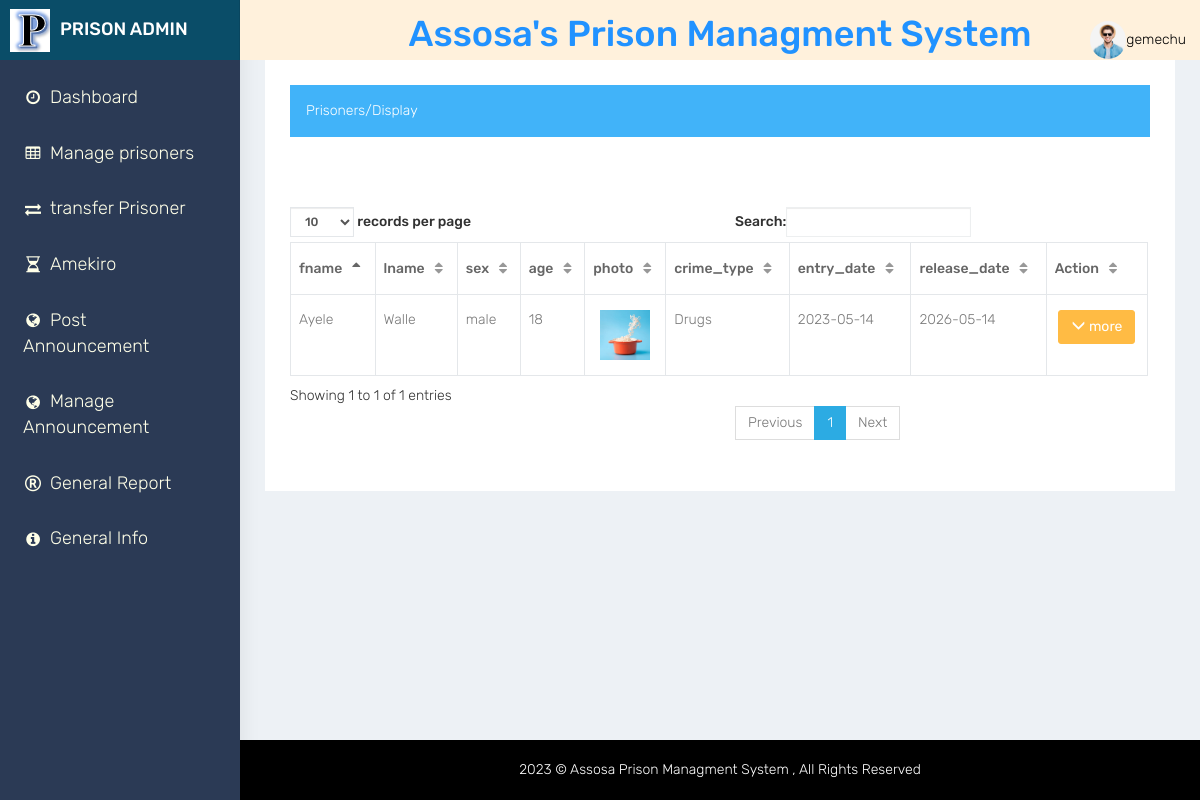
The page /Prison_Admin/display_prisoners.php (signed in) on the database its author committed.
### tables this page shows
CREATE TABLE `users` (
  `id` int(11) NOT NULL AUTO_INCREMENT,
  `serial_no` int(11) NOT NULL,
  `username` varchar(20) NOT NULL,
  `password` varchar(80) NOT NULL,
  `account_type` varchar(20) NOT NULL,
  `status` int(11) NOT NULL,
  PRIMARY KEY (`id`),
  KEY `serial_no` (`serial_no`),
  CONSTRAINT `users_ibfk_1` FOREIGN KEY (`serial_no`) REFERENCES `users_info` (`serial_no`)
);

CREATE TABLE `users_info` (
  `serial_no` int(11) NOT NULL AUTO_INCREMENT,
  `fname` varchar(20) NOT NULL,
  `lname` varchar(20) NOT NULL,
  `sex` varchar(10) NOT NULL,
  `age` date NOT NULL,
  `photo` text NOT NULL,
  `tele_no` varchar(15) NOT NULL,
  `email` varchar(35) NOT NULL,
  `reset_link_token` varchar(100) DEFAULT NULL,
  `exp_date` date DEFAULT NULL,
  PRIMARY KEY (`serial_no`)
);

CREATE TABLE `prisoner` (
  `pid` int(11) NOT NULL AUTO_INCREMENT,
  `address_id` int(11) NOT NULL,
  `room_name` varchar(20) NOT NULL,
  `fname` varchar(20) NOT NULL,
  `lname` varchar(20) NOT NULL,
  `sex` varchar(20) NOT NULL,
  `age` date NOT NULL,
  `crime_type` varchar(25) NOT NULL,
  `prisoner_type` varchar(25) NOT NULL,
  `photo` text NOT NULL,
  `entry_date` date NOT NULL,
  `release_date` date NOT NULL,
  `crime_status` varchar(10) NOT NULL,
  `amekiro_gain` varchar(20) NOT NULL,
  `status` varchar(15) NOT NULL,
  `prop_status` varchar(20) NOT NULL,
  PRIMARY KEY (`pid`),
  KEY `prisoner_ibfk_1` (`address_id`),
  CONSTRAINT `prisoner_ibfk_1` FOREIGN KEY (`address_id`) REFERENCES `address` (`address_id`) ON DELETE CASCADE ON UPDATE CASCADE
);

### Prison_Admin/session.php (called while the page is built, shortened)
<?php
include '../db/connection.php';
$user_check = $_SESSION['username'];
$query = "SELECT username,photo from users_info JOIN users on users_info.serial_no=users.serial_no  where username = '$user_check'";
$ses_sql = mysqli_query($con, $query);
$row = mysqli_fetch_assoc($ses_sql);
$login_session = $row['username'];
$photo_session = $row['photo'];
?>

### Prison_Admin/display_prisoners.php (the view, shortened to what this page needs)
<?php
include '../db/connection.php';
include('session.php');
?>
<!DOCTYPE html>
<html lang="en">
<head>
    <link href="bootstrap/dist/css/bootstrap.min.css" rel="stylesheet">
    <link href="plugins/bower_components/sidebar-nav/dist/sidebar-nav.min.css" rel="stylesheet">
    <link href="css/animate.css" rel="stylesheet">
    <link href="css/style.css" rel="stylesheet">
    <link href="css/colors/default.css" id="theme" rel="stylesheet">
</head>
<body class="fix-header">
    <div id="wrapper">
        <nav class="navbar navbar-default navbar-static-top m-b-0">
            <div class="navbar-header" style="background: #FFF1DC; ">
                <div class="top-left-part" style="background: #0A4D68;">
                    <a class="logo" href="index.php">
                        <b>
                        <img src="plugins/images/admin-logo.png" alt="home" class="dark-logo" /><img src="plugins/images/pr_admin_logooo.png" alt="home" class="light-logo" />
                     </b>
                        <span class="hidden-xs">
                        <b>Prison Admin</b>
                     </span> </a>
                </div>
                <div style="background: white; text-align: center; height: 0px; color: #2192FF;"><h1><b>Assosa's Prison Managment System</b></h1></div>
                <ul class="nav navbar-top-links navbar-right pull-right" style="height: 0px;">
                    <li class = "dropdown">
                    <a class="dropdown-toggle" data-toggle="dropdown" role="button" aria-haspopup="true" aria-expanded="false"><img src = "../upload/image//<?php echo ($photo_session)?>" alt="user-img" width="36" class="img-circle"><?php echo $login_session;?></a>
                    </li>
                </ul>
            </div>
        </nav>
        <div class="navbar-default sidebar" role="navigation">
            <div class="sidebar-nav slimscrollsidebar">
                <div class="sidebar-head">
                    <h3><span class="fa-fw open-close"><i class="ti-close ti-menu"></i></span> <span class="hide-menu">Navigation</span></h3>
                </div>
                <ul class="nav" id="side-menu">
                    <li style="padding: 70px 0 0;">
                        <a href="index.php" class="waves-effect"><i class="fa fa-clock-o fa-fw" aria-hidden="true"></i>Dashboard</a>
                    </li>
                    <li>
                        <a href="basic-table.php" class="waves-effect"><i class="fa fa-table fa-fw" aria-hidden="true"></i>Manage prisoners</a>
                    </li>
                    <li>
                        <a href="transfer_prisoner.php" class="waves-effect"><i class="fa fa-exchange fa-fw" aria-hidden="true"></i>transfer Prisoner</a>
                    </li>
                    <li>
                        <a href="amekiro.php" class="waves-effect"><i class="fa fa-hourglass-half fa-fw" aria-hidden="true"></i>Amekiro</a>
                    </li>
                    <li>
                        <a href="blank.php" class="waves-effect"><i class="fa fa-globe fa-fw" aria-hidden="true"></i>Post Announcement </a>
                    </li>
                    <li>
                        <a href="view_post.php" class="waves-effect"><i class="fa fa-globe fa-fw" aria-hidden="true"></i>Manage Announcement </a>
                    </li>
                    <li>
                        <a href="General_report.php" class="waves-effect"><i class="fa fa-registered fa-fw" aria-hidden="true"></i>General Report</a>
                    </li>
                    <li>
                        <a href="report.php" class="waves-effect"><i class="fa fa-info-circle fa-fw" aria-hidden="true"></i></i>General Info</a>
                    </li>
                </ul>
            </div>
        </div>
        <div id="page-wrapper">
            <div class="container-fluid">
                <div class="row">
                    <div class="col-sm-12">
                        <div class="white-box">
                            <div class = "alert alert-info">Prisoners/Display</div>
                            <div class="table-responsive">
                            <?php
                                $today = date('Y-m-d');
				$q_p = $con->query("SELECT COUNT(*) as total FROM `prisoner` WHERE release_date<='$today' AND status='checkin'") or die(mysqli_error());
				$f_p = $q_p->fetch_array();
                $q_pp = $con->query("SELECT COUNT(*) as totall FROM `prisoner` WHERE status='checkin'") or die(mysqli_error());
				$f_pp = $q_pp->fetch_array();
			            ?>
                              <table class="table">
                                  <!--  <a class = "btn btn-success" href = "add_account.php"><i class = "glyphicon glyphicon-plus"></i> add New prisoner</a>&ensp;
                                  <a class = "btn btn-info disabled" href = "basic-table.php"><span class = "badge"><?php echo $f_pp['totall']?></span> Check In</a>&ensp;
                                    <a class = "btn btn-success" href = "pending_prisoner.php"><span class = "badge"><?php echo $f_p['total']?></span> Pendings</a>&ensp;
				                    <a class = "btn btn-warning" href = "checkout.php"><i class = "glyphicon glyphicon-eye-open"></i> Check Out</a>-->
                                    <br />
                <br />
                <table id = "table" class = "table table-bordered">
                      <thead>
                        <tr>
                            <th>fname</th>
                            <th>lname</th>
                            <th>sex</th>
                            <th>age</th>
                            <th>photo</th>
                            <th>crime_type</th>
                            <th>entry_date</th>
                             <th>release_date</th>
                            <th>Action</th>
                        </tr>
                    </thead>
                    <tbody>
            <?php
             $query = $con->query("SELECT * from prisoner JOIN address on address.address_id=prisoner.address_id where status='checkin' ") or die(mysqli_error());
                            while($fetch = $query->fetch_array()){
                            ?>
                            <tr>
                <td><?php echo $fetch['fname']?></td>
                            <td><?php echo $fetch['lname']?></td>
                            <td><?php echo $fetch['sex']?></td>
                            <?php
                            $date_of_birth=$fetch['age'];
                            $today = date('Y-m-d');
                            $years = abs(strtotime($today)-strtotime($date_of_birth));
                            $age=floor($years / (365*60*60*24));
                            ?>
                            <td><?php echo $age ?></td>                         <td><center><img src = "../upload/image//<?php echo ($fetch['photo'])?>" height = "50" width = "50"/></center></td>
                         <td><?php echo ($fetch['crime_type'])?></td>
                        <td><?php echo ($fetch['entry_date'])?></td>
                        <td><?php echo ($fetch['release_date'])?></td>
                            <td><center><a class = "btn btn-warning" href = "indivi_prisoner_info.php?prisoner_id=<?php echo $fetch['address_id']?>"><i class = "glyphicon glyphicon-menu-down"></i> more</a></center></td>
                        </tr>
                  <?php
                     }
                    ?>
                    </tbody>
                </table>
                                </table>
                            </div>
                        </div>
                    </div>
                </div>
            </div>
             <footer class="footer text-center"> 2023 &copy; Assosa Prison Managment System , All Rights Reserved</footer>
        </div>
    </div>
</body>
</html>

### Prison_Admin/css/colors/default.css (style rules this page uses)
body { background: #fff; }
.footer { background: #000000; color: white; }
.top-left-part { background: #fff; }
.top-left-part .light-logo { display: inline-block; }
.navbar-header { background: #EDDFB3; }
.navbar-header h1 { color: #2192FF; }
.navbar-top-links > li > a { color: black; }
.sidebar .sidebar-head { background: #344D67; }
.sidebar .sidebar-head h3 { color: #686868; }
.sidebar { background: #2B3A55; box-shadow: 1px 0px 20px rgba(0, 0, 0, 0.08); }
#side-menu li a { color: #54667a; }
#side-menu li a { color: #FFFFE8; font-size: 1.8rem; border-left: 0px solid #fff; }
#side-menu > li > a { border-left: 3px solid transparent; }
footer { background: black; }

### rows shown on the page
users: serial_no.photo (picture), username "gemechu"
prisoner: fname "Ayele", lname "Walle", sex "male", age "18", photo (picture), crime_type "Drugs", entry_date "2023-05-14", release_date "2026-05-14"
